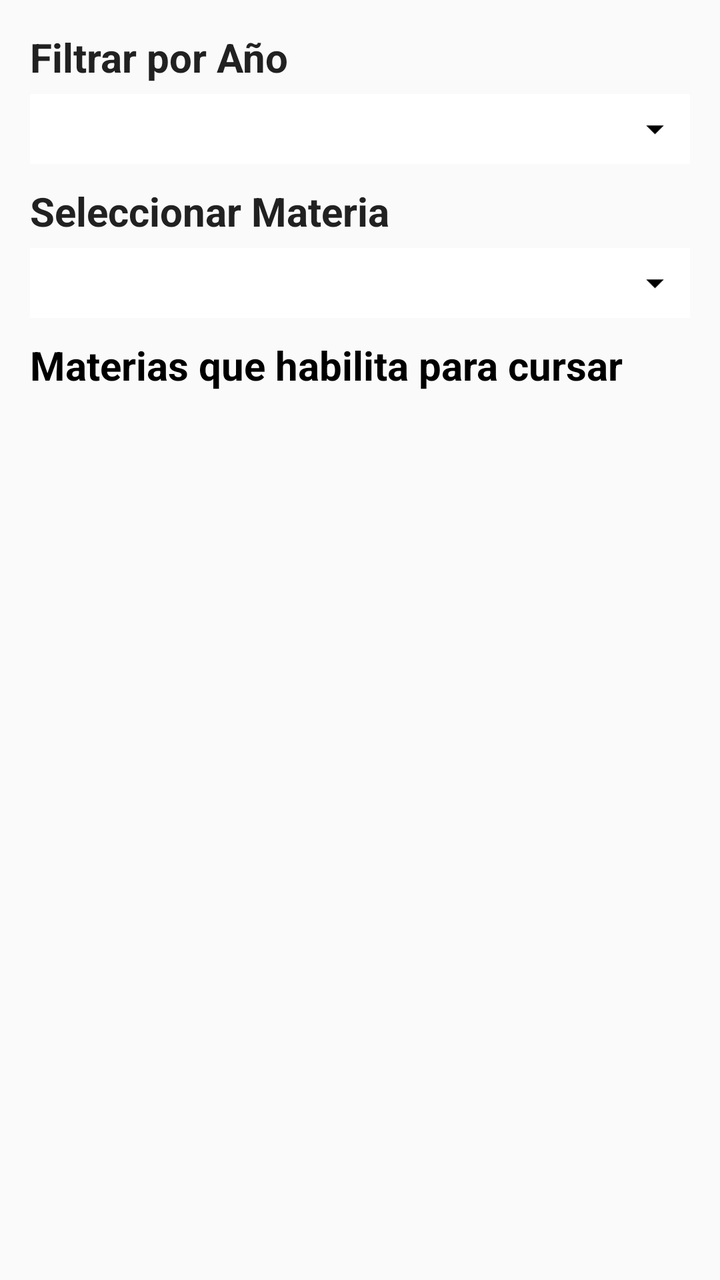
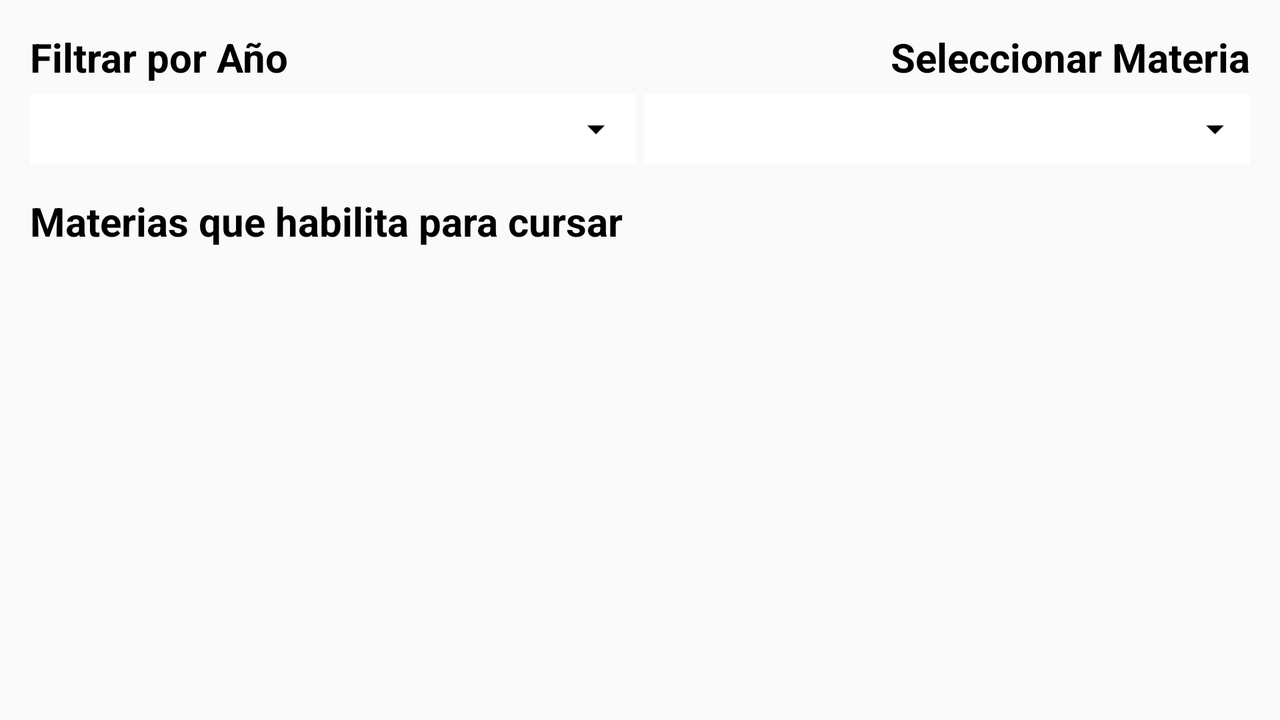

An Android layout and its configuration variant, each rendered on a device that would load it. The default file and the variant file are quoted in full after the pictures.
<!-- AndroidManifest.xml: application theme AppTheme -->
<!-- res/layout/lista_materias.xml -->
<?xml version="1.0" encoding="utf-8"?>
<LinearLayout xmlns:android="http://schemas.android.com/apk/res/android"
    android:layout_width="match_parent"
    android:layout_height="match_parent"
    android:orientation="vertical"
    android:padding="15dp">

    <TextView
        android:layout_width="fill_parent"
        android:layout_height="wrap_content"
        android:text="Filtrar por Año"
        android:textColor="@color/primaryText"
        android:textSize="20sp"
        android:textStyle="bold" />

    <TableLayout
        android:id="@+id/ocultarSeleccionarAnio"
        android:layout_width="fill_parent"
        android:layout_height="wrap_content"
        android:layout_marginTop="5dp"
        android:background="@color/black"
        android:stretchColumns="0">

        <TableRow
            android:layout_width="fill_parent"
            android:layout_height="wrap_content"
            android:background="@color/black">

            <Spinner
                android:id="@+id/elegirAnio"
                android:layout_width="match_parent"
                android:layout_height="35dp"
                android:background="@color/white" />

            <ImageView
                android:id="@+id/flecha1"
                android:layout_width="35dp"
                android:layout_height="35dp"
                android:background="@color/white"
                android:contentDescription="Listo"
                android:src="@drawable/ic_navigation_arrow_drop_down" />

        </TableRow>
    </TableLayout>

    <TextView
        android:id="@+id/titulo2"
        android:layout_width="fill_parent"
        android:layout_height="wrap_content"
        android:layout_marginTop="10dp"
        android:text="Seleccionar Materia"
        android:textColor="@color/primaryText"
        android:textSize="20sp"
        android:textStyle="bold" />

    <TableLayout
        android:id="@+id/ocultarSeleccionarMateria"
        android:layout_width="fill_parent"
        android:layout_height="wrap_content"
        android:layout_marginTop="5dp"
        android:background="@color/black"
        android:stretchColumns="0">

        <TableRow
            android:layout_width="fill_parent"
            android:layout_height="wrap_content"
            android:background="@color/white">

            <RelativeLayout
                android:layout_width="fill_parent"
                android:layout_height="wrap_content">

                <Spinner
                    android:id="@+id/elegirMateria"
                    android:layout_width="fill_parent"
                    android:layout_height="35dp"
                    android:layout_toLeftOf="@+id/flecha2"
                    android:layout_toStartOf="@+id/flecha2"
                    android:background="@color/white"
                    android:ellipsize="marquee" />

                <ImageView
                    android:id="@+id/flecha2"
                    android:layout_width="35dp"
                    android:layout_height="35dp"
                    android:layout_alignParentEnd="true"
                    android:layout_alignParentRight="true"
                    android:layout_alignParentTop="true"
                    android:background="@color/white"
                    android:contentDescription="Listo"
                    android:src="@drawable/ic_navigation_arrow_drop_down" />

            </RelativeLayout>
        </TableRow>
    </TableLayout>

    <TextView
        android:id="@+id/titulo3"
        android:layout_width="fill_parent"
        android:layout_height="wrap_content"
        android:layout_marginTop="10dp"
        android:text="Materias que habilita para cursar"
        android:textSize="20sp"
        android:textStyle="bold" />

    <android.support.v7.widget.RecyclerView
        android:id="@+id/listaMaterias"
        android:layout_width="fill_parent"
        android:layout_height="fill_parent" />

</LinearLayout>
<!-- resources referenced by this layout -->
<resources>
  <color name="black">#000000</color>
  <color name="primaryText">#212121</color>
  <color name="white">#FFFFFF</color>
  <!-- drawable ic_navigation_arrow_drop_down: png bitmap (drawable-hdpi, 303 bytes) -->
  <style name="AppTheme" parent="Theme.AppCompat.Light.NoActionBar">
  
          <item name="actionBarStyle">@style/Widget.AppCompat.ActionBar.Solid</item>
  
          <item name="colorPrimary">@color/primaryColor</item>
          <item name="colorPrimaryDark">@color/darkPrimaryColor</item>
          <item name="android:textColorPrimary">@color/black</item>
          <item name="android:textColorSecondary">@color/black</item>
          <item name="android:textColorTertiary">@color/black</item>
          <item name="android:textColor">@color/black</item>
          <item name="colorAccent">@color/accentColor</item>
  
      </style>
  <color name="primaryColor">#3F51B5</color>
  <color name="darkPrimaryColor">#303F9F</color>
  <color name="accentColor">#FF5252</color>
</resources>
<!-- res/layout-land/lista_materias.xml (the repository's variant of the layout above) -->
<!-- drawn on the phone turned sideways -->
<?xml version="1.0" encoding="utf-8"?>
<RelativeLayout
    xmlns:android="http://schemas.android.com/apk/res/android"
    android:layout_width="match_parent"
    android:layout_height="match_parent"
    android:padding="15dp">

    <TextView
        android:textSize="20sp"
        android:textStyle="bold"
        android:layout_width="wrap_content"
        android:layout_height="wrap_content"
        android:text="Filtrar por Año"
        android:layout_alignParentTop="true"
        android:layout_alignParentLeft="true"
        android:layout_alignParentStart="true"
        android:id="@+id/textView" />

    <TextView
        android:id="@+id/titulo2"
        android:textSize="20sp"
        android:textStyle="bold"
        android:layout_width="wrap_content"
        android:layout_height="wrap_content"
        android:text="Seleccionar Materia"
        android:layout_weight="50"
        android:layout_above="@+id/linearLayout"
        android:layout_alignParentRight="true"
        android:layout_alignParentEnd="true" />

    <LinearLayout
        android:id="@+id/linearLayout"
        android:layout_width="wrap_content"
        android:layout_height="wrap_content"
        android:layout_below="@+id/textView" >

        <TableLayout
            android:id="@+id/ocultarSeleccionarAnio"
            android:background="@color/black"
            android:layout_width="wrap_content"
            android:layout_height="wrap_content"
            android:stretchColumns="0"
            android:layout_marginTop="5dp"
            android:layout_marginRight="2dp"
            android:layout_weight="1">

            <TableRow
                android:background="@color/black"
                android:layout_width="fill_parent"
                android:layout_height="wrap_content">

                <Spinner
                    android:layout_width="match_parent"
                    android:layout_height="35dp"
                    android:id="@+id/elegirAnio"
                    android:background="@color/white"/>

                <ImageView
                    android:id="@+id/flecha1"
                    android:background="@color/white"
                    android:layout_width="wrap_content"
                    android:layout_height="35dp"
                    android:src="@drawable/ic_navigation_arrow_drop_down"
                    android:contentDescription="Listo" />

            </TableRow>
        </TableLayout>

        <TableLayout
            android:id="@+id/ocultarSeleccionarMateria"
            android:background="@color/black"
            android:layout_width="wrap_content"
            android:layout_height="wrap_content"
            android:stretchColumns="0"
            android:layout_marginTop="5dp"
            android:layout_marginLeft="2dp"
            android:layout_weight="1">

            <TableRow
                android:background="@color/white"
                android:layout_width="fill_parent"
                android:layout_height="wrap_content">

                <RelativeLayout
                    android:layout_width="fill_parent"
                    android:layout_height="wrap_content">

                    <Spinner
                        android:layout_width="fill_parent"
                        android:layout_height="35dp"
                        android:id="@+id/elegirMateria"
                        android:background="@color/white"
                        android:ellipsize="marquee"
                        android:layout_toLeftOf="@+id/flecha2"
                        android:layout_toStartOf="@+id/flecha2" />

                    <ImageView
                        android:id="@+id/flecha2"
                        android:background="@color/white"
                        android:layout_width="35dp"
                        android:layout_height="35dp"
                        android:src="@drawable/ic_navigation_arrow_drop_down"
                        android:contentDescription="Listo"
                        android:layout_alignParentTop="true"
                        android:layout_alignParentRight="true"
                        android:layout_alignParentEnd="true" />

                </RelativeLayout>
            </TableRow>
        </TableLayout>

    </LinearLayout>


    <TextView
        android:id="@+id/titulo3"
        android:textSize="20sp"
        android:textStyle="bold"
        android:layout_width="fill_parent"
        android:layout_height="wrap_content"
        android:text="Materias que habilita para cursar"
        android:layout_marginTop="15dp"
        android:layout_below="@+id/linearLayout"/>

    <android.support.v7.widget.RecyclerView
        android:id="@+id/listaMaterias"
        android:layout_width="fill_parent"
        android:layout_height="fill_parent"
        android:layout_below="@+id/titulo3"
        android:layout_alignParentBottom="true" />


</RelativeLayout>
<!-- resources referenced by the variant -->
<!-- as the phone turned sideways resolves them -->
<resources>
  <color name="black">#000000</color>
  <color name="white">#FFFFFF</color>
  <!-- drawable ic_navigation_arrow_drop_down: png bitmap (drawable-hdpi, 303 bytes) -->
  <style name="AppTheme" parent="Theme.AppCompat.Light.NoActionBar">
  
          <item name="actionBarStyle">@style/Widget.AppCompat.ActionBar.Solid</item>
  
          <item name="colorPrimary">@color/primaryColor</item>
          <item name="colorPrimaryDark">@color/darkPrimaryColor</item>
          <item name="android:textColorPrimary">@color/black</item>
          <item name="android:textColorSecondary">@color/black</item>
          <item name="android:textColorTertiary">@color/black</item>
          <item name="android:textColor">@color/black</item>
          <item name="colorAccent">@color/accentColor</item>
  
      </style>
  <color name="primaryColor">#3F51B5</color>
  <color name="darkPrimaryColor">#303F9F</color>
  <color name="accentColor">#FF5252</color>
</resources>
